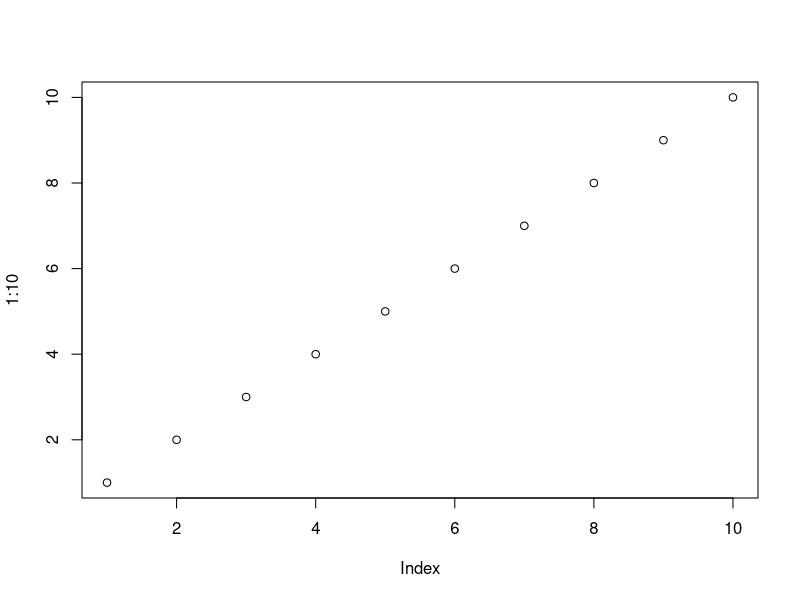
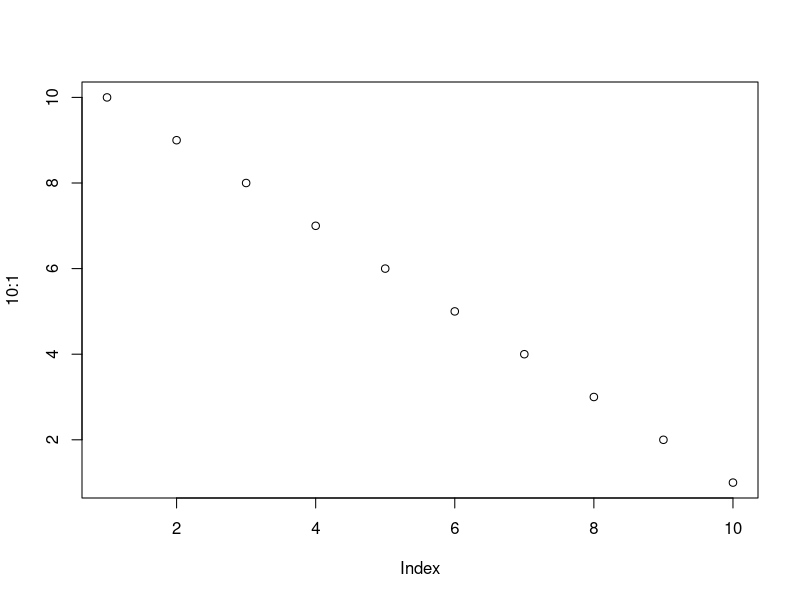
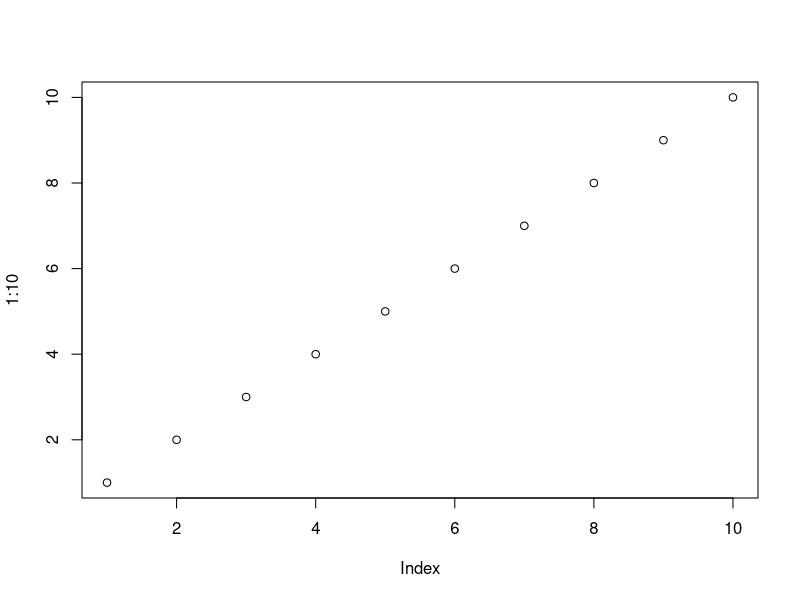
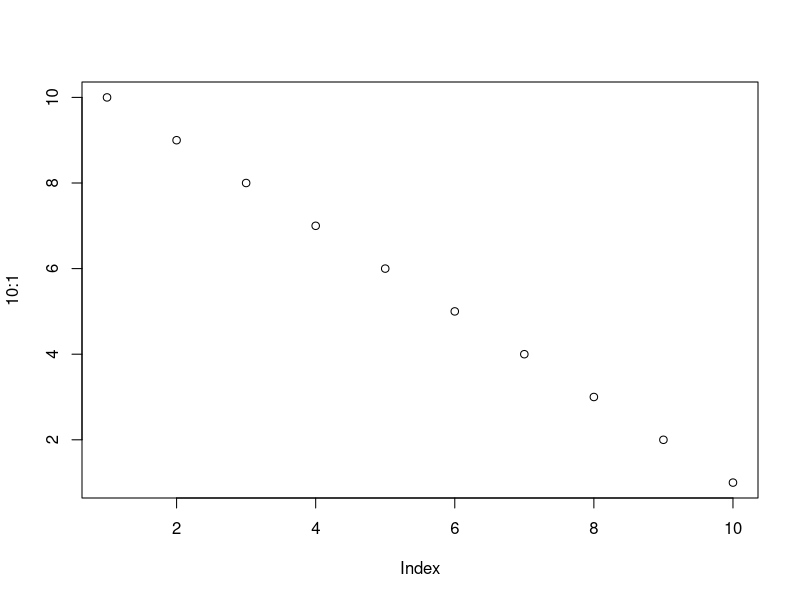
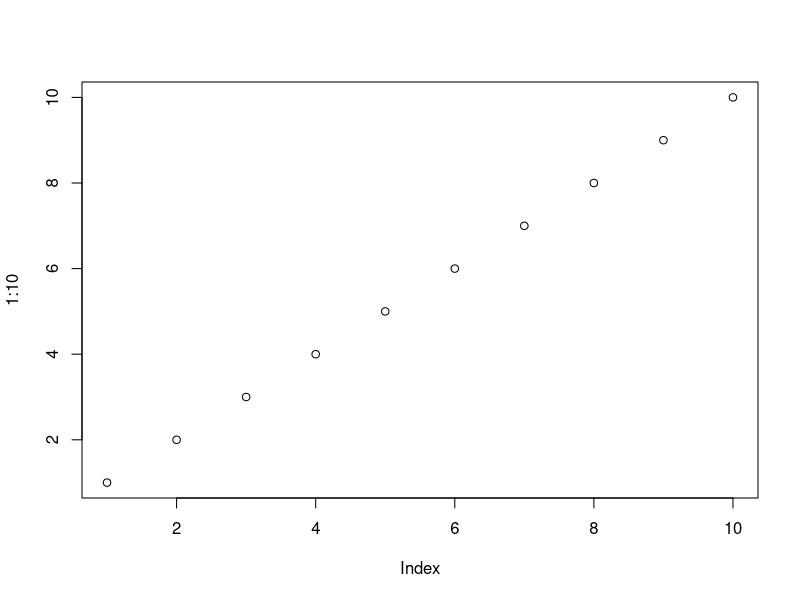
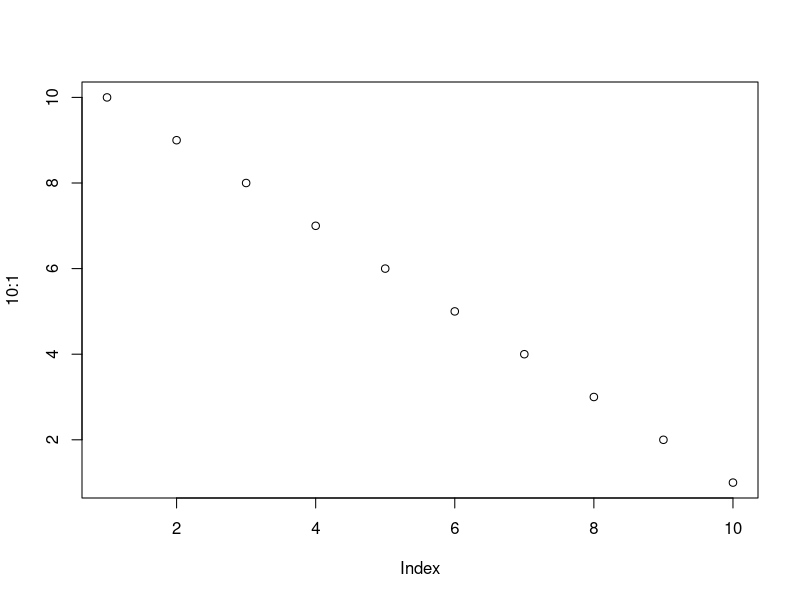
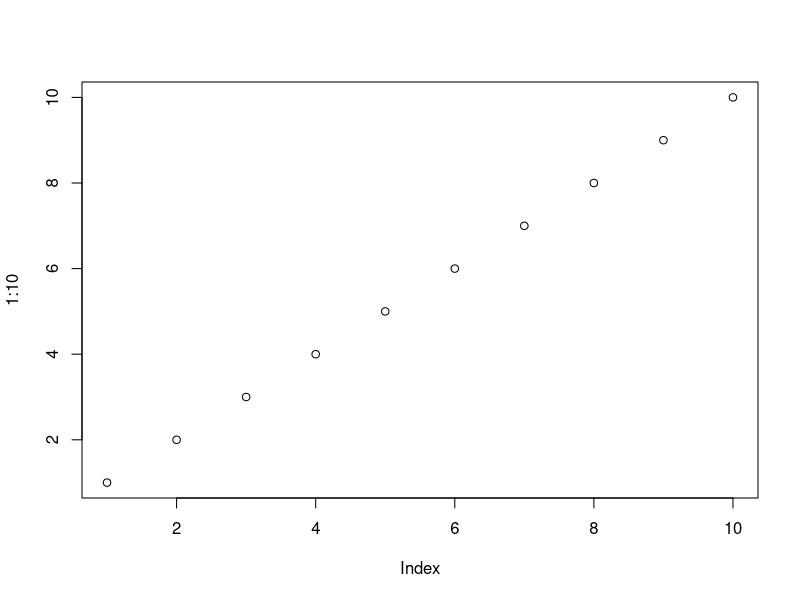
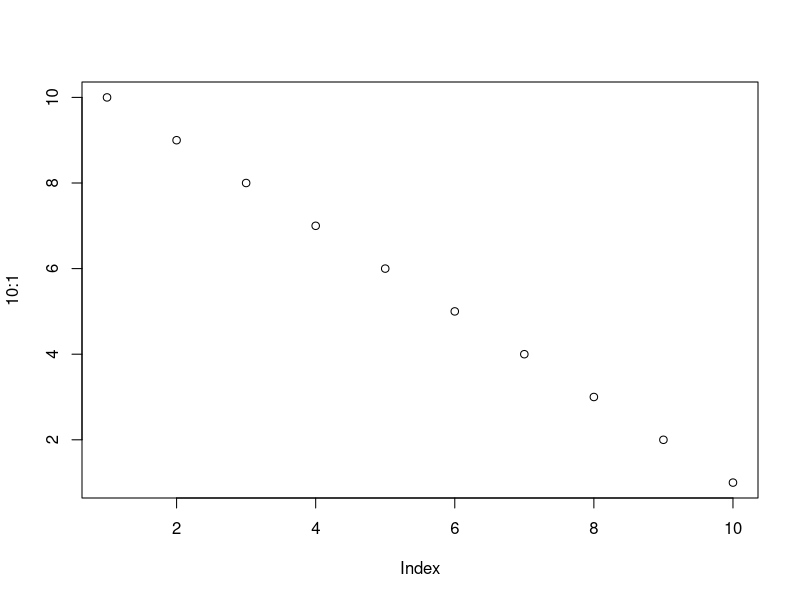

The R source for these figures, in order:
## ---- chunk 1
plot(1:10)
plot(10:1)
## ---- chunk 2
plot(1:10)
plot(10:1)
## ---- chunk 3
plot(1:10)
plot(10:1)
## ---- chunk 4
knitr::kable(head(mtcars, 10))
## ---- chunk 5
plot(1:10)
plot(10:1)
